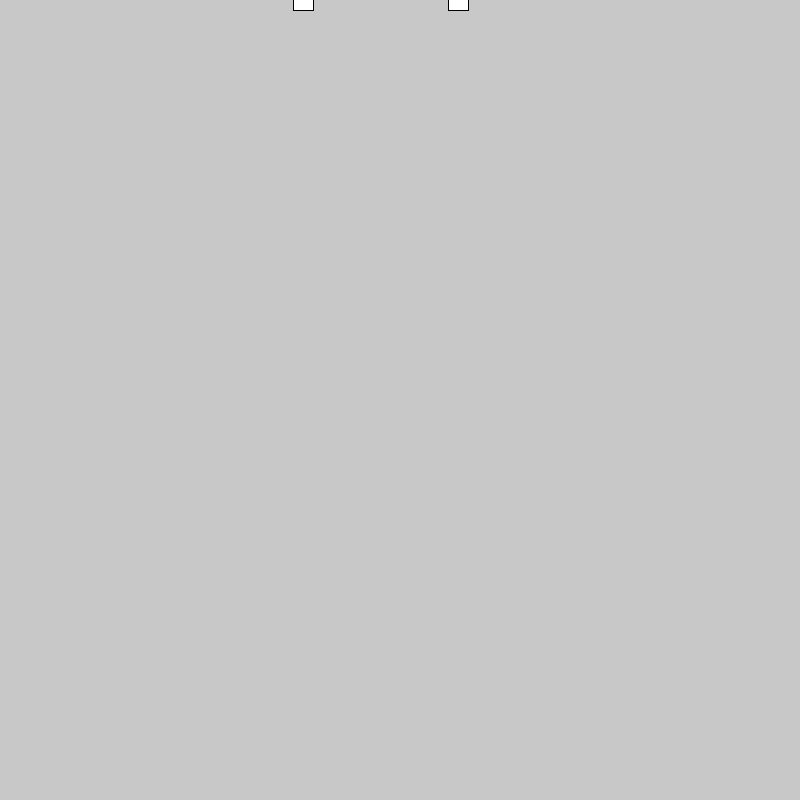
Frame 1 (no input)
Frame 60 (the mouse pressed at the canvas centre just before this capture): blank canvas, image omitted
Frame 120 (the mouse held since frame 60 and released just before this capture): blank canvas, image omitted

The Processing sketch that drew this single still picture (run headless with seeded random() and noise(); from frame 60 on, the mouse is pressed at the canvas centre):

// Processing sketch: physics_engine_v1_1
// ── physics_engine_v1_1.pde
//physics engine v1.1
//very simple particles with gravity


//ticks per second
float tickRate = 10;
//difference in time between the previous tick and this one
float dt = 1/tickRate;
int totalTicks = 0;
//time it should run for in ticks
int runTime = 1000;

//var multiplied to all positions for more realism
int posMap = 5;

//amount of particles in the scene
int n = 2;

float gravity = 9.81;

ArrayList<Particle> particles = new ArrayList<Particle>();

void setup(){
  size(800, 800);
  frameRate(60);
  
  
  
  for(int i = 0; i < n; i++){
    particles.add(new Particle());
  }
  
}

void draw(){
  background(200);
  
  fixedUpdate();
}

void fixedUpdate(){
  if(totalTicks <= runTime){
    delay((int)(dt*1000));
    totalTicks++;
    print("tick");
    
    for(Particle particle : particles){
      particle.update();
    }
  }
}
// ── Particle.pde
class Particle{
  PVector pos;
  PVector vel;
  float mass;
  
  float w = 20;
  float h = 20;
  
  Particle(){
    pos = new PVector(random(width/4, width/4 + width/2), 0);
    vel = new PVector(0, 0);
    
    mass = 1;
  }
  
  void update(){
    render();
    
    PVector force = new PVector(computeForce(this).x, computeForce(this).y);
    PVector acc = new PVector(force.x / mass, force.y / mass);
    vel.x += acc.x * dt;
    vel.y += acc.y * dt;
    pos.x += vel.x * dt * posMap;
    pos.y += vel.y * dt * posMap;
    
    
  }
  
  void render(){
    rect(pos.x - w/2 , pos.y - h/2, w, h);
    
    
    //the commented ellipse is used to dispay the center of mass
    //ellipse(pos.x, pos.y, 5, 5);
  }

  PVector computeForce(Particle particle){
    return new PVector(0, particle.mass * gravity);
  }
}
